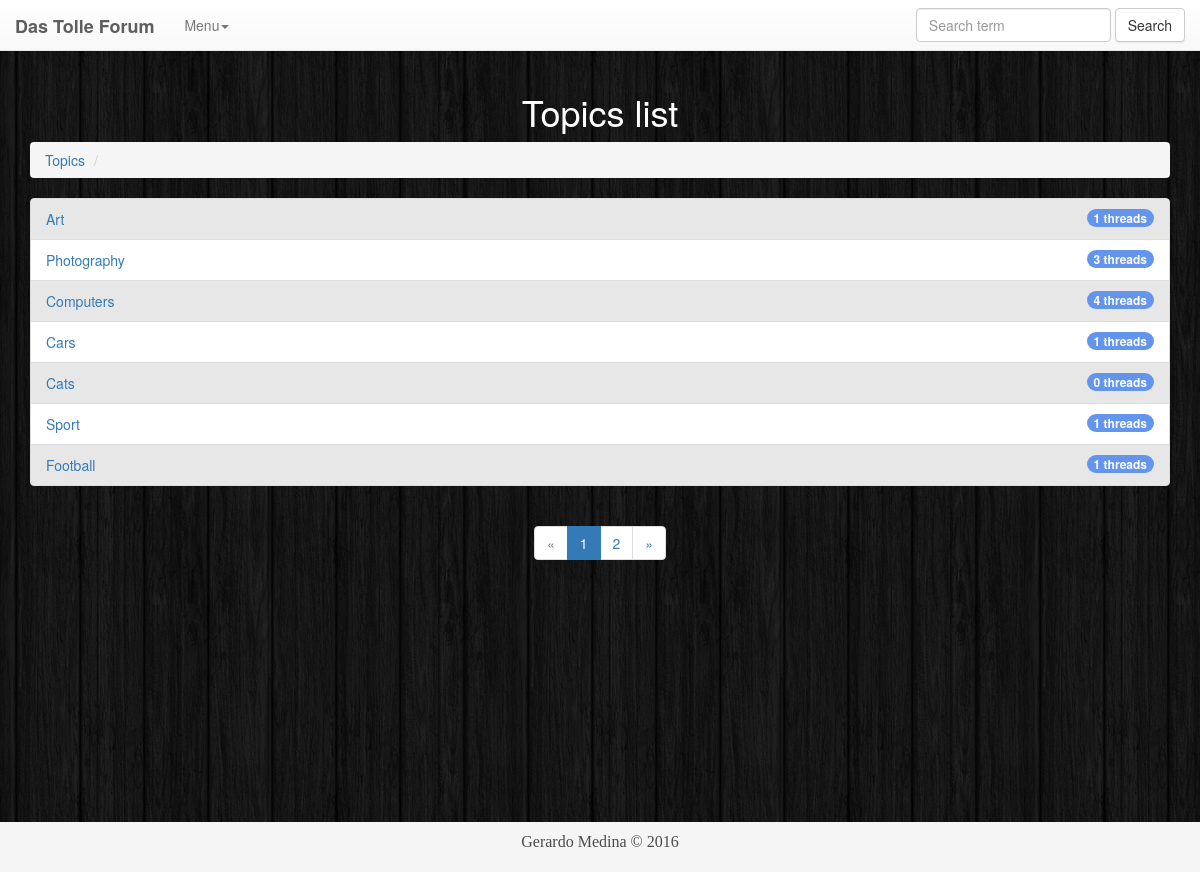
The app's page /topics with its own data.
### forum/models.py (models this page shows, shortened)
class Topic(models.Model):
    name = models.CharField(max_length=30)
    no_of_threads = models.IntegerField(default=0)

### forum/views.py (the view)
# urls.py: url(r'^topics$', forum.views.show_topics),
def show_topics(request):
    topics = Topic.objects.all()
    paginator = Paginator(topics, topics_per_page)  # Show 25 contacts per page
    page = request.GET.get('page')
    try:
        topics = paginator.page(page)
    except PageNotAnInteger:
        topics = paginator.page(1)
    except EmptyPage:
        topics = paginator.page(paginator.num_pages)
    return render(request, 'topics.html', {'topics': topics})

### templates/topics.html (shortened to what this page needs)
{% extends "base.html" %}
{% load bootstrap3 %}
{% block content %}
    <div class="container">
        <h1>Topics list
            </h1>
        <ol class=" breadcrumb">
            <li><a href="/topics">Topics</a></li>
            <li><a href="#"></a></li>
        </ol>
        <ul class="list-group">
            {% for topic in topics %}
                <li class="list-group-item stripedli">
                    <span class="badge"
                          style="background-color: cornflowerblue">{{ topic.no_of_threads }} threads</span>
                    <a href="/{{ topic.pk }}/threads">{{ topic.name }}</a>
                </li>
            {% endfor %}
        </ul>
        <center>
            <nav>
                <ul class="pagination">
                    <li {% if not topics.has_previous %}class="disabled"{% endif %}>
                        <a {% if topics.has_previous %}href="?page={{ topics.previous_page_number }}"{% endif %}>
                            <span aria-hidden="true">&laquo;</span></a></li>
                    {% for range in topics.paginator.page_range %}
                        {% if range == topics.number %}
                            <li class="active "><a href="?page={{ range }}">{{ range }}</a></li>
                        {% else %}
                            <li class="{% if range == topics.number %}active {% endif %}"><a
                                    href="?page={{ range }}">{{ range }}</a></li>
                        {% endif %}
                    {% endfor %}
                    <li {% if not topics.has_next %}class="disabled"{% endif %}>
                        <a  {% if topics.has_next %} href="?page={{ topics.next_page_number }}" {% endif %}>
                            <span aria-hidden="true">&raquo;</span></a></li>
                </ul>
            </nav>
        </center>
    </div>
{% endblock %}

### forum/static/css/styles.css (style rules this page uses)
li { color: black; }
html, body { margin: 0; margin-top: 3%; padding: 0; height: 100%; display: table; table-layout: fixed; width: 100%; color: #f2f2f2; }
.stripedli:nth-child(odd) { background-color: #e7e7e7; }
h1 { text-align: center; color: #ffffff; }

### records on screen
Topic: no_of_threads "1", name "Art"
Topic: no_of_threads "3", name "Photography"
Topic: no_of_threads "4", name "Computers"
Topic: no_of_threads "1", name "Cars"
Topic: no_of_threads "0", name "Cats"
Topic: no_of_threads "1", name "Sport"
Topic: no_of_threads "1", name "Football"

### other values on screen
{{ range }} "1"
{{ range }} "2"
